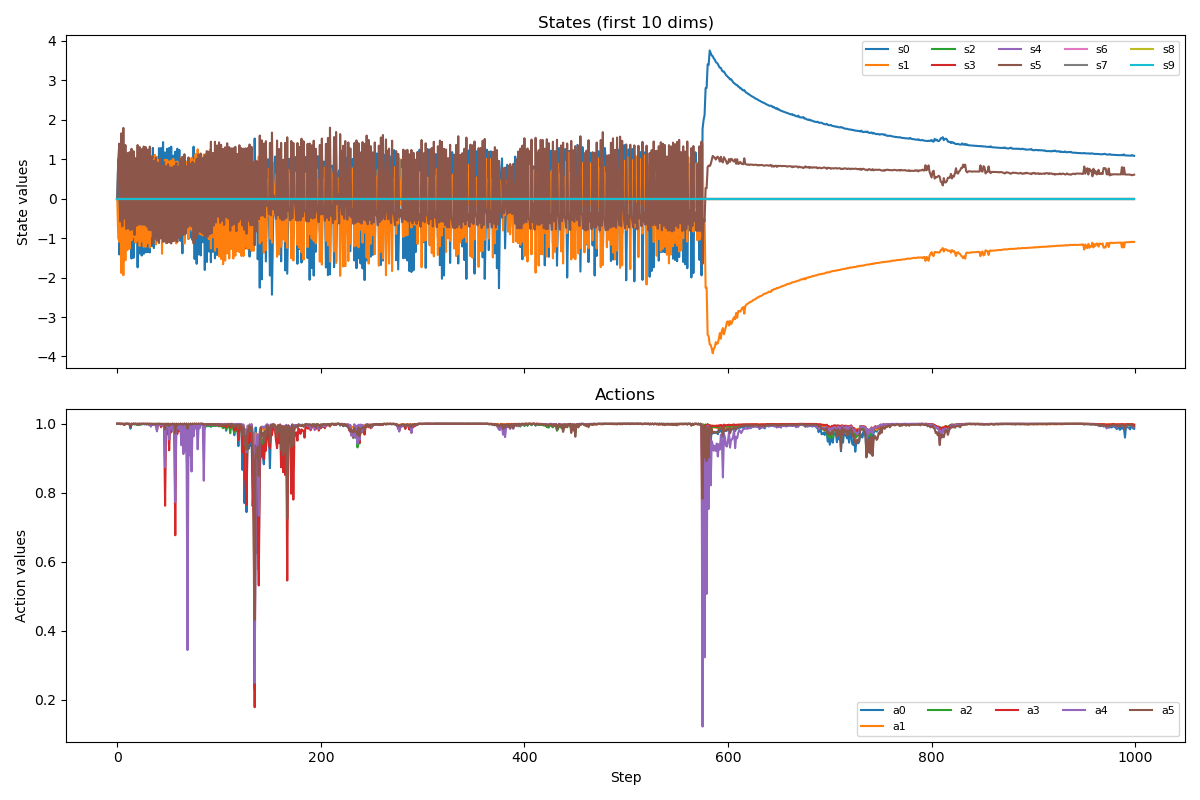

The script that saved this image:
"""Roll out a PPO checkpoint for 1000 steps and plot states/actions over time."""
from __future__ import annotations

import argparse
import numpy as np
import torch
import matplotlib
matplotlib.use("Agg")
import matplotlib.pyplot as plt
import gymnasium as gym

from env.utils import auxiliary_make_env
from alg.ppo.agent import Agent


def _device() -> torch.device:
    return torch.device("cuda" if torch.cuda.is_available() else "cpu")


def load_expert(checkpoint_path: str):
    checkpoint = torch.load(checkpoint_path, map_location="cpu")
    train_args = checkpoint["args"]
    train_args.cuda = False
    train_args.n_envs = 1

    # Basic sanity on how the model was trained
    print(f"[ckpt] action_type={train_args.action_type}, norm_obs={getattr(train_args, 'norm_obs', None)}")

    def _make():
        env, _ = auxiliary_make_env(train_args, resume_run=False, test=True)
        return env

    env = gym.vector.SyncVectorEnv([_make])
    continuous = train_args.action_type == "redispatch"
    agent = Agent(env, train_args, continuous).to(_device())
    agent.actor.load_state_dict(checkpoint["actor"])
    agent.critic.load_state_dict(checkpoint["critic"])
    agent.eval()
    return agent, env


def collect_rollout(agent: Agent, env: gym.vector.SyncVectorEnv, steps: int):
    obs, _ = env.reset()
    obs_list = []
    act_list = []
    act_dim = env.single_action_space.shape[0]
    act_min = np.full(act_dim, np.inf, dtype=np.float64)
    act_max = np.full(act_dim, -np.inf, dtype=np.float64)
    act_sum = np.zeros(act_dim, dtype=np.float64)
    logit_min = np.full(act_dim, np.inf, dtype=np.float64)
    logit_max = np.full(act_dim, -np.inf, dtype=np.float64)
    logit_sum = np.zeros(act_dim, dtype=np.float64)
    t = 0
    while t < steps:
        with torch.no_grad():
            t_obs = torch.tensor(obs, dtype=torch.float32, device=_device())
            # Pre-sigmoid logits to detect saturation
            pre_sigmoid = agent.actor[:-1](t_obs).cpu().numpy()
            action = agent.get_eval_continuous_action(t_obs).cpu().numpy()
        if t < 3:  # log first few steps for debugging
            print(f"[step {t}] obs[:10]={obs[0][:10]}")
            print(f"[step {t}] logits[:10]={pre_sigmoid[0][:10]}")
            print(f"[step {t}] action[:10]={action[0][:10]}")
        act_min = np.minimum(act_min, action[0])
        act_max = np.maximum(act_max, action[0])
        act_sum += action[0]
        logit_min = np.minimum(logit_min, pre_sigmoid[0])
        logit_max = np.maximum(logit_max, pre_sigmoid[0])
        logit_sum += pre_sigmoid[0]
        obs_list.append(obs[0].copy())
        act_list.append(action[0].copy())
        obs, _, term, trunc, _ = env.step(action)
        done = np.logical_or(term, trunc)[0]
        if done:
            obs, _ = env.reset()
        t += 1
    act_mean = act_sum / steps
    logit_mean = logit_sum / steps
    print(f"[rollout] action min={act_min} max={act_max} mean={act_mean}")
    print(f"[rollout] logits min={logit_min} max={logit_max} mean={logit_mean}")
    return np.stack(obs_list), np.stack(act_list)


def plot_rollout(states: np.ndarray, actions: np.ndarray, out_path: str):
    steps = states.shape[0]
    max_state_show = min(10, states.shape[1])
    fig, axes = plt.subplots(2, 1, figsize=(12, 8), sharex=True)

    for i in range(max_state_show):
        axes[0].plot(states[:, i], label=f"s{i}")
    axes[0].set_ylabel("State values")
    axes[0].set_title(f"States (first {max_state_show} dims)")
    axes[0].legend(ncol=5, fontsize=8)

    for j in range(actions.shape[1]):
        axes[1].plot(actions[:, j], label=f"a{j}")
    axes[1].set_ylabel("Action values")
    axes[1].set_xlabel("Step")
    axes[1].set_title("Actions")
    axes[1].legend(ncol=5, fontsize=8)

    plt.tight_layout()
    plt.savefig(out_path)
    print(f"Saved plot to {out_path} (steps={steps}, states_dim={states.shape[1]}, actions_dim={actions.shape[1]})")


def main():
    parser = argparse.ArgumentParser()
    parser.add_argument("--checkpoint", type=str, default="checkpoint/final_PPO_bus14_R_0_0__I__1766145995_42074.tar")
    parser.add_argument("--steps", type=int, default=1000)
    parser.add_argument("--output", type=str, default="rollout_plot.png")
    args = parser.parse_args()

    agent, env = load_expert(args.checkpoint)
    states, actions = collect_rollout(agent, env, steps=args.steps)
    plot_rollout(states, actions, args.output)


if __name__ == "__main__":
    main()
